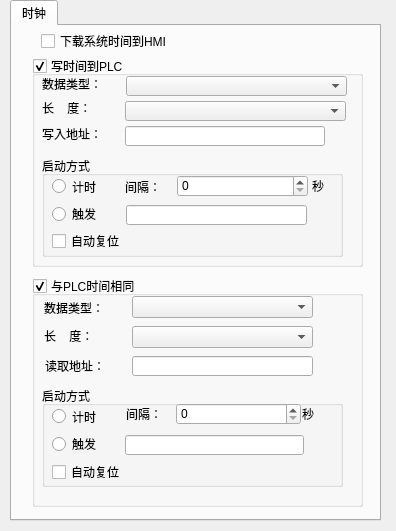
<?xml version="1.0" encoding="UTF-8"?>
<ui version="4.0">
 <class>QTreeCtrlTimeDlg</class>
 <widget class="QDialog" name="QTreeCtrlTimeDlg">
  <property name="geometry">
   <rect>
    <x>0</x>
    <y>0</y>
    <width>396</width>
    <height>531</height>
   </rect>
  </property>
  <property name="windowTitle">
   <string>时钟</string>
  </property>
  <widget class="QTabWidget" name="tabWidget">
   <property name="geometry">
    <rect>
     <x>10</x>
     <y>0</y>
     <width>371</width>
     <height>521</height>
    </rect>
   </property>
   <property name="currentIndex">
    <number>0</number>
   </property>
   <widget class="QWidget" name="tab">
    <attribute name="title">
     <string>时钟</string>
    </attribute>
    <widget class="QCheckBox" name="checkBox">
     <property name="geometry">
      <rect>
       <x>29</x>
       <y>7</y>
       <width>291</width>
       <height>16</height>
      </rect>
     </property>
     <property name="focusPolicy">
      <enum>Qt::NoFocus</enum>
     </property>
     <property name="text">
      <string>下载系统时间到HMI</string>
     </property>
    </widget>
    <widget class="QGroupBox" name="treectrltimedlg_timetoHMI_groupbox">
     <property name="geometry">
      <rect>
       <x>20</x>
       <y>30</y>
       <width>331</width>
       <height>211</height>
      </rect>
     </property>
     <property name="focusPolicy">
      <enum>Qt::NoFocus</enum>
     </property>
     <property name="title">
      <string>写时间到PLC</string>
     </property>
     <property name="checkable">
      <bool>true</bool>
     </property>
     <widget class="QLabel" name="timetoplc_datastyle_label">
      <property name="geometry">
       <rect>
        <x>10</x>
        <y>20</y>
        <width>71</width>
        <height>16</height>
       </rect>
      </property>
      <property name="text">
       <string>数据类型：</string>
      </property>
     </widget>
     <widget class="QComboBox" name="timetoplc_datastyle_lineedit">
      <property name="geometry">
       <rect>
        <x>94</x>
        <y>20</y>
        <width>221</width>
        <height>20</height>
       </rect>
      </property>
     </widget>
     <widget class="QLabel" name="timetoplc_size_label">
      <property name="geometry">
       <rect>
        <x>10</x>
        <y>44</y>
        <width>71</width>
        <height>16</height>
       </rect>
      </property>
      <property name="text">
       <string>长    度：</string>
      </property>
     </widget>
     <widget class="QComboBox" name="timetoplc_size_lineedit">
      <property name="geometry">
       <rect>
        <x>93</x>
        <y>45</y>
        <width>221</width>
        <height>20</height>
       </rect>
      </property>
     </widget>
     <widget class="QLabel" name="timetoplc_writeaddress_label">
      <property name="geometry">
       <rect>
        <x>10</x>
        <y>70</y>
        <width>71</width>
        <height>16</height>
       </rect>
      </property>
      <property name="text">
       <string>写入地址：</string>
      </property>
     </widget>
     <widget class="QLineEdit" name="timetoplc_writeaddress_lineEdit">
      <property name="geometry">
       <rect>
        <x>93</x>
        <y>70</y>
        <width>200</width>
        <height>20</height>
       </rect>
      </property>
     </widget>
     <widget class="QPushButton" name="timetoplc_writeaddress_pushButton">
      <property name="geometry">
       <rect>
        <x>293</x>
        <y>69</y>
        <width>21</width>
        <height>21</height>
       </rect>
      </property>
      <property name="text">
       <string/>
      </property>
      <property name="icon">
       <iconset resource="../../resourse.qrc">
        <normaloff>:/addressintput/images/address.bmp</normaloff>:/addressintput/images/address.bmp</iconset>
      </property>
      <property name="flat">
       <bool>true</bool>
      </property>
     </widget>
     <widget class="QGroupBox" name="timetoplc_startstyle_groupbox">
      <property name="geometry">
       <rect>
        <x>10</x>
        <y>100</y>
        <width>301</width>
        <height>101</height>
       </rect>
      </property>
      <property name="title">
       <string>启动方式</string>
      </property>
      <widget class="QRadioButton" name="timetoplc_timed_radiobutton">
       <property name="geometry">
        <rect>
         <x>10</x>
         <y>20</y>
         <width>61</width>
         <height>21</height>
        </rect>
       </property>
       <property name="text">
        <string>计时</string>
       </property>
      </widget>
      <widget class="QRadioButton" name="timetoplc_trigerred_radiobutton">
       <property name="geometry">
        <rect>
         <x>10</x>
         <y>50</y>
         <width>61</width>
         <height>16</height>
        </rect>
       </property>
       <property name="text">
        <string>触发</string>
       </property>
      </widget>
      <widget class="QLabel" name="timetoplc_interval_label">
       <property name="geometry">
        <rect>
         <x>83</x>
         <y>20</y>
         <width>51</width>
         <height>21</height>
        </rect>
       </property>
       <property name="text">
        <string>间隔：</string>
       </property>
      </widget>
      <widget class="QSpinBox" name="timetoplc_interval_spinBox">
       <property name="geometry">
        <rect>
         <x>135</x>
         <y>19</y>
         <width>131</width>
         <height>22</height>
        </rect>
       </property>
      </widget>
      <widget class="QLineEdit" name="timetoplc_trigered_lineEdit">
       <property name="geometry">
        <rect>
         <x>84</x>
         <y>49</y>
         <width>181</width>
         <height>20</height>
        </rect>
       </property>
      </widget>
      <widget class="QLabel" name="label_s">
       <property name="geometry">
        <rect>
         <x>270</x>
         <y>22</y>
         <width>21</width>
         <height>16</height>
        </rect>
       </property>
       <property name="text">
        <string>秒</string>
       </property>
      </widget>
      <widget class="QPushButton" name="timetoplc_trigered_pushButton">
       <property name="geometry">
        <rect>
         <x>264</x>
         <y>47</y>
         <width>21</width>
         <height>21</height>
        </rect>
       </property>
       <property name="text">
        <string/>
       </property>
       <property name="icon">
        <iconset resource="../../resourse.qrc">
         <normaloff>:/addressintput/images/address.bmp</normaloff>:/addressintput/images/address.bmp</iconset>
       </property>
       <property name="flat">
        <bool>true</bool>
       </property>
      </widget>
      <widget class="QCheckBox" name="checkBox_3">
       <property name="geometry">
        <rect>
         <x>10</x>
         <y>77</y>
         <width>231</width>
         <height>16</height>
        </rect>
       </property>
       <property name="text">
        <string>自动复位</string>
       </property>
      </widget>
     </widget>
    </widget>
    <widget class="QGroupBox" name="treectrltimedlg_sametimewithPLC_groupbox">
     <property name="geometry">
      <rect>
       <x>20</x>
       <y>250</y>
       <width>331</width>
       <height>231</height>
      </rect>
     </property>
     <property name="focusPolicy">
      <enum>Qt::NoFocus</enum>
     </property>
     <property name="title">
      <string>与PLC时间相同</string>
     </property>
     <property name="checkable">
      <bool>true</bool>
     </property>
     <widget class="QComboBox" name="sametimewithPLC_datastyle_comboBox">
      <property name="geometry">
       <rect>
        <x>100</x>
        <y>20</y>
        <width>181</width>
        <height>22</height>
       </rect>
      </property>
     </widget>
     <widget class="QLabel" name="sametimewithPLC_datastyle_label">
      <property name="geometry">
       <rect>
        <x>12</x>
        <y>24</y>
        <width>81</width>
        <height>16</height>
       </rect>
      </property>
      <property name="text">
       <string>数据类型：</string>
      </property>
     </widget>
     <widget class="QComboBox" name="sametimewithPLC_size_comboBox">
      <property name="geometry">
       <rect>
        <x>100</x>
        <y>50</y>
        <width>181</width>
        <height>22</height>
       </rect>
      </property>
     </widget>
     <widget class="QLabel" name="sametimewithPLC_size_label">
      <property name="geometry">
       <rect>
        <x>12</x>
        <y>52</y>
        <width>81</width>
        <height>16</height>
       </rect>
      </property>
      <property name="text">
       <string>长    度：</string>
      </property>
     </widget>
     <widget class="QLineEdit" name="sametimewithPLC_readaddress_lineEdit">
      <property name="geometry">
       <rect>
        <x>100</x>
        <y>80</y>
        <width>181</width>
        <height>20</height>
       </rect>
      </property>
     </widget>
     <widget class="QPushButton" name="sametimewithPLC_readaddress_pushButton">
      <property name="geometry">
       <rect>
        <x>280</x>
        <y>79</y>
        <width>21</width>
        <height>21</height>
       </rect>
      </property>
      <property name="text">
       <string/>
      </property>
      <property name="icon">
       <iconset resource="../../resourse.qrc">
        <normaloff>:/addressintput/images/address.bmp</normaloff>:/addressintput/images/address.bmp</iconset>
      </property>
      <property name="flat">
       <bool>true</bool>
      </property>
     </widget>
     <widget class="QGroupBox" name="sametimewithPLC_startstyle_groupBox">
      <property name="geometry">
       <rect>
        <x>10</x>
        <y>110</y>
        <width>301</width>
        <height>101</height>
       </rect>
      </property>
      <property name="title">
       <string>启动方式</string>
      </property>
      <widget class="QRadioButton" name="sametimewithPLC_timed_radioButton">
       <property name="geometry">
        <rect>
         <x>10</x>
         <y>20</y>
         <width>61</width>
         <height>21</height>
        </rect>
       </property>
       <property name="text">
        <string>计时</string>
       </property>
      </widget>
      <widget class="QRadioButton" name="sametimewithPLC_trigered_radioButton">
       <property name="geometry">
        <rect>
         <x>10</x>
         <y>50</y>
         <width>81</width>
         <height>16</height>
        </rect>
       </property>
       <property name="text">
        <string>触发</string>
       </property>
      </widget>
      <widget class="QLabel" name="sametimewithPLC_interval_label">
       <property name="geometry">
        <rect>
         <x>84</x>
         <y>17</y>
         <width>51</width>
         <height>21</height>
        </rect>
       </property>
       <property name="text">
        <string>间隔：</string>
       </property>
      </widget>
      <widget class="QSpinBox" name="sametimewithPLC_interval_spinBox">
       <property name="geometry">
        <rect>
         <x>134</x>
         <y>17</y>
         <width>125</width>
         <height>22</height>
        </rect>
       </property>
      </widget>
      <widget class="QLineEdit" name="sametimewithPLC_trigered_lineEdit">
       <property name="geometry">
        <rect>
         <x>83</x>
         <y>49</y>
         <width>179</width>
         <height>20</height>
        </rect>
       </property>
      </widget>
      <widget class="QLabel" name="label_14">
       <property name="geometry">
        <rect>
         <x>260</x>
         <y>20</y>
         <width>31</width>
         <height>16</height>
        </rect>
       </property>
       <property name="text">
        <string>秒</string>
       </property>
      </widget>
      <widget class="QPushButton" name="sametimewithPLC_trigered_pushButton">
       <property name="geometry">
        <rect>
         <x>261</x>
         <y>51</y>
         <width>21</width>
         <height>16</height>
        </rect>
       </property>
       <property name="text">
        <string/>
       </property>
       <property name="icon">
        <iconset resource="../../resourse.qrc">
         <normaloff>:/addressintput/images/address.bmp</normaloff>:/addressintput/images/address.bmp</iconset>
       </property>
       <property name="flat">
        <bool>true</bool>
       </property>
      </widget>
      <widget class="QCheckBox" name="checkBox_2">
       <property name="geometry">
        <rect>
         <x>10</x>
         <y>78</y>
         <width>231</width>
         <height>16</height>
        </rect>
       </property>
       <property name="text">
        <string>自动复位</string>
       </property>
      </widget>
     </widget>
     <widget class="QLabel" name="sametimewithPLC_readaddress_label">
      <property name="geometry">
       <rect>
        <x>13</x>
        <y>80</y>
        <width>81</width>
        <height>20</height>
       </rect>
      </property>
      <property name="text">
       <string>读取地址：</string>
      </property>
     </widget>
    </widget>
   </widget>
  </widget>
 </widget>
 <tabstops>
  <tabstop>tabWidget</tabstop>
  <tabstop>checkBox</tabstop>
  <tabstop>timetoplc_datastyle_lineedit</tabstop>
  <tabstop>timetoplc_size_lineedit</tabstop>
  <tabstop>timetoplc_writeaddress_pushButton</tabstop>
  <tabstop>timetoplc_writeaddress_lineEdit</tabstop>
  <tabstop>timetoplc_timed_radiobutton</tabstop>
  <tabstop>timetoplc_trigerred_radiobutton</tabstop>
  <tabstop>timetoplc_interval_spinBox</tabstop>
  <tabstop>timetoplc_trigered_lineEdit</tabstop>
  <tabstop>timetoplc_trigered_pushButton</tabstop>
  <tabstop>sametimewithPLC_datastyle_comboBox</tabstop>
  <tabstop>sametimewithPLC_size_comboBox</tabstop>
  <tabstop>sametimewithPLC_readaddress_lineEdit</tabstop>
  <tabstop>sametimewithPLC_readaddress_pushButton</tabstop>
  <tabstop>sametimewithPLC_timed_radioButton</tabstop>
  <tabstop>sametimewithPLC_trigered_radioButton</tabstop>
  <tabstop>sametimewithPLC_interval_spinBox</tabstop>
  <tabstop>sametimewithPLC_trigered_lineEdit</tabstop>
  <tabstop>sametimewithPLC_trigered_pushButton</tabstop>
 </tabstops>
 <resources>
  <include location="../../resourse.qrc"/>
 </resources>
 <connections/>
</ui>
